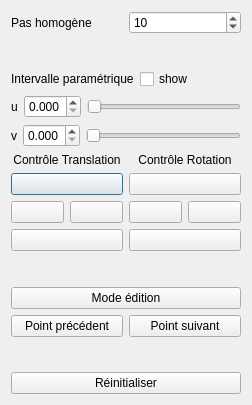
<?xml version="1.0" encoding="UTF-8"?>
<ui version="4.0">
 <class>Settings</class>
 <widget class="QDialog" name="Settings">
  <property name="geometry">
   <rect>
    <x>0</x>
    <y>0</y>
    <width>252</width>
    <height>405</height>
   </rect>
  </property>
  <property name="windowTitle">
   <string>Dialog</string>
  </property>
  <layout class="QGridLayout" name="gridLayout">
   <item row="0" column="0">
    <layout class="QVBoxLayout" name="verticalLayout_6">
     <item>
      <layout class="QVBoxLayout" name="verticalLayout_4">
       <item>
        <layout class="QHBoxLayout" name="horizontalLayout_4">
         <item>
          <widget class="QLabel" name="pasHomogeneLabel">
           <property name="text">
            <string>Pas homogène</string>
           </property>
          </widget>
         </item>
         <item>
          <widget class="QSpinBox" name="pasHomogeneSpinbox">
           <property name="minimum">
            <number>2</number>
           </property>
           <property name="maximum">
            <number>200</number>
           </property>
           <property name="value">
            <number>10</number>
           </property>
          </widget>
         </item>
        </layout>
       </item>
      </layout>
     </item>
     <item>
      <spacer name="verticalSpacer_3">
       <property name="orientation">
        <enum>Qt::Vertical</enum>
       </property>
       <property name="sizeHint" stdset="0">
        <size>
         <width>20</width>
         <height>10</height>
        </size>
       </property>
      </spacer>
     </item>
     <item>
      <layout class="QVBoxLayout" name="verticalLayout_2">
       <item>
        <layout class="QHBoxLayout" name="horizontalLayout_14">
         <item>
          <widget class="QLabel" name="label_2">
           <property name="text">
            <string>Intervalle paramétrique</string>
           </property>
          </widget>
         </item>
         <item>
          <widget class="QCheckBox" name="checkShow">
           <property name="text">
            <string>show</string>
           </property>
          </widget>
         </item>
        </layout>
       </item>
       <item>
        <layout class="QHBoxLayout" name="horizontalLayout_5">
         <item>
          <widget class="QLabel" name="uLabel">
           <property name="text">
            <string>u</string>
           </property>
          </widget>
         </item>
         <item>
          <widget class="QDoubleSpinBox" name="uSpinbox">
           <property name="decimals">
            <number>3</number>
           </property>
           <property name="maximum">
            <double>1.000000000000000</double>
           </property>
           <property name="singleStep">
            <double>0.010000000000000</double>
           </property>
          </widget>
         </item>
         <item>
          <widget class="QSlider" name="uSlider">
           <property name="maximum">
            <number>100</number>
           </property>
           <property name="pageStep">
            <number>1</number>
           </property>
           <property name="orientation">
            <enum>Qt::Horizontal</enum>
           </property>
          </widget>
         </item>
        </layout>
       </item>
       <item>
        <layout class="QHBoxLayout" name="horizontalLayout_6">
         <item>
          <widget class="QLabel" name="vLabel">
           <property name="text">
            <string>v</string>
           </property>
          </widget>
         </item>
         <item>
          <widget class="QDoubleSpinBox" name="vSpinbox">
           <property name="decimals">
            <number>3</number>
           </property>
           <property name="maximum">
            <double>1.000000000000000</double>
           </property>
           <property name="singleStep">
            <double>0.010000000000000</double>
           </property>
          </widget>
         </item>
         <item>
          <widget class="QSlider" name="vSlider">
           <property name="maximum">
            <number>100</number>
           </property>
           <property name="pageStep">
            <number>1</number>
           </property>
           <property name="orientation">
            <enum>Qt::Horizontal</enum>
           </property>
          </widget>
         </item>
        </layout>
       </item>
      </layout>
     </item>
     <item>
      <layout class="QHBoxLayout" name="horizontalLayout_3">
       <item>
        <layout class="QVBoxLayout" name="verticalLayout">
         <item>
          <widget class="QLabel" name="labelTranslation">
           <property name="text">
            <string>Contrôle Translation</string>
           </property>
           <property name="alignment">
            <set>Qt::AlignCenter</set>
           </property>
          </widget>
         </item>
         <item>
          <widget class="QPushButton" name="controlTranslationForward">
           <property name="text">
            <string/>
           </property>
          </widget>
         </item>
         <item>
          <layout class="QHBoxLayout" name="horizontalLayout">
           <item>
            <widget class="QPushButton" name="controlTranslationLeft">
             <property name="text">
              <string/>
             </property>
            </widget>
           </item>
           <item>
            <widget class="QPushButton" name="controlTranslationRight">
             <property name="text">
              <string/>
             </property>
            </widget>
           </item>
          </layout>
         </item>
         <item>
          <widget class="QPushButton" name="controlTranslationBackward">
           <property name="text">
            <string/>
           </property>
          </widget>
         </item>
        </layout>
       </item>
       <item>
        <layout class="QVBoxLayout" name="verticalLayout_5">
         <item>
          <widget class="QLabel" name="labelRotation">
           <property name="text">
            <string>Contrôle Rotation</string>
           </property>
           <property name="alignment">
            <set>Qt::AlignCenter</set>
           </property>
          </widget>
         </item>
         <item>
          <widget class="QPushButton" name="controlRotationForward">
           <property name="text">
            <string/>
           </property>
          </widget>
         </item>
         <item>
          <layout class="QHBoxLayout" name="horizontalLayout_2">
           <item>
            <widget class="QPushButton" name="controlRotationLeft">
             <property name="text">
              <string/>
             </property>
            </widget>
           </item>
           <item>
            <widget class="QPushButton" name="controlRotationRight">
             <property name="text">
              <string/>
             </property>
            </widget>
           </item>
          </layout>
         </item>
         <item>
          <widget class="QPushButton" name="controlRotationBackward">
           <property name="text">
            <string/>
           </property>
          </widget>
         </item>
        </layout>
       </item>
      </layout>
     </item>
     <item>
      <spacer name="verticalSpacer_2">
       <property name="orientation">
        <enum>Qt::Vertical</enum>
       </property>
       <property name="sizeHint" stdset="0">
        <size>
         <width>20</width>
         <height>10</height>
        </size>
       </property>
      </spacer>
     </item>
     <item>
      <widget class="QPushButton" name="editModeButton">
       <property name="text">
        <string>Mode édition</string>
       </property>
      </widget>
     </item>
     <item>
      <layout class="QHBoxLayout" name="horizontalLayout_7">
       <item>
        <widget class="QPushButton" name="previousPointButton">
         <property name="text">
          <string>Point précédent</string>
         </property>
        </widget>
       </item>
       <item>
        <widget class="QPushButton" name="nextPointButton">
         <property name="text">
          <string>Point suivant</string>
         </property>
        </widget>
       </item>
      </layout>
     </item>
     <item>
      <spacer name="verticalSpacer">
       <property name="orientation">
        <enum>Qt::Vertical</enum>
       </property>
       <property name="sizeHint" stdset="0">
        <size>
         <width>20</width>
         <height>10</height>
        </size>
       </property>
      </spacer>
     </item>
     <item>
      <widget class="QPushButton" name="resetButton">
       <property name="text">
        <string>Réinitialiser</string>
       </property>
      </widget>
     </item>
    </layout>
   </item>
  </layout>
 </widget>
 <resources/>
 <connections/>
</ui>
